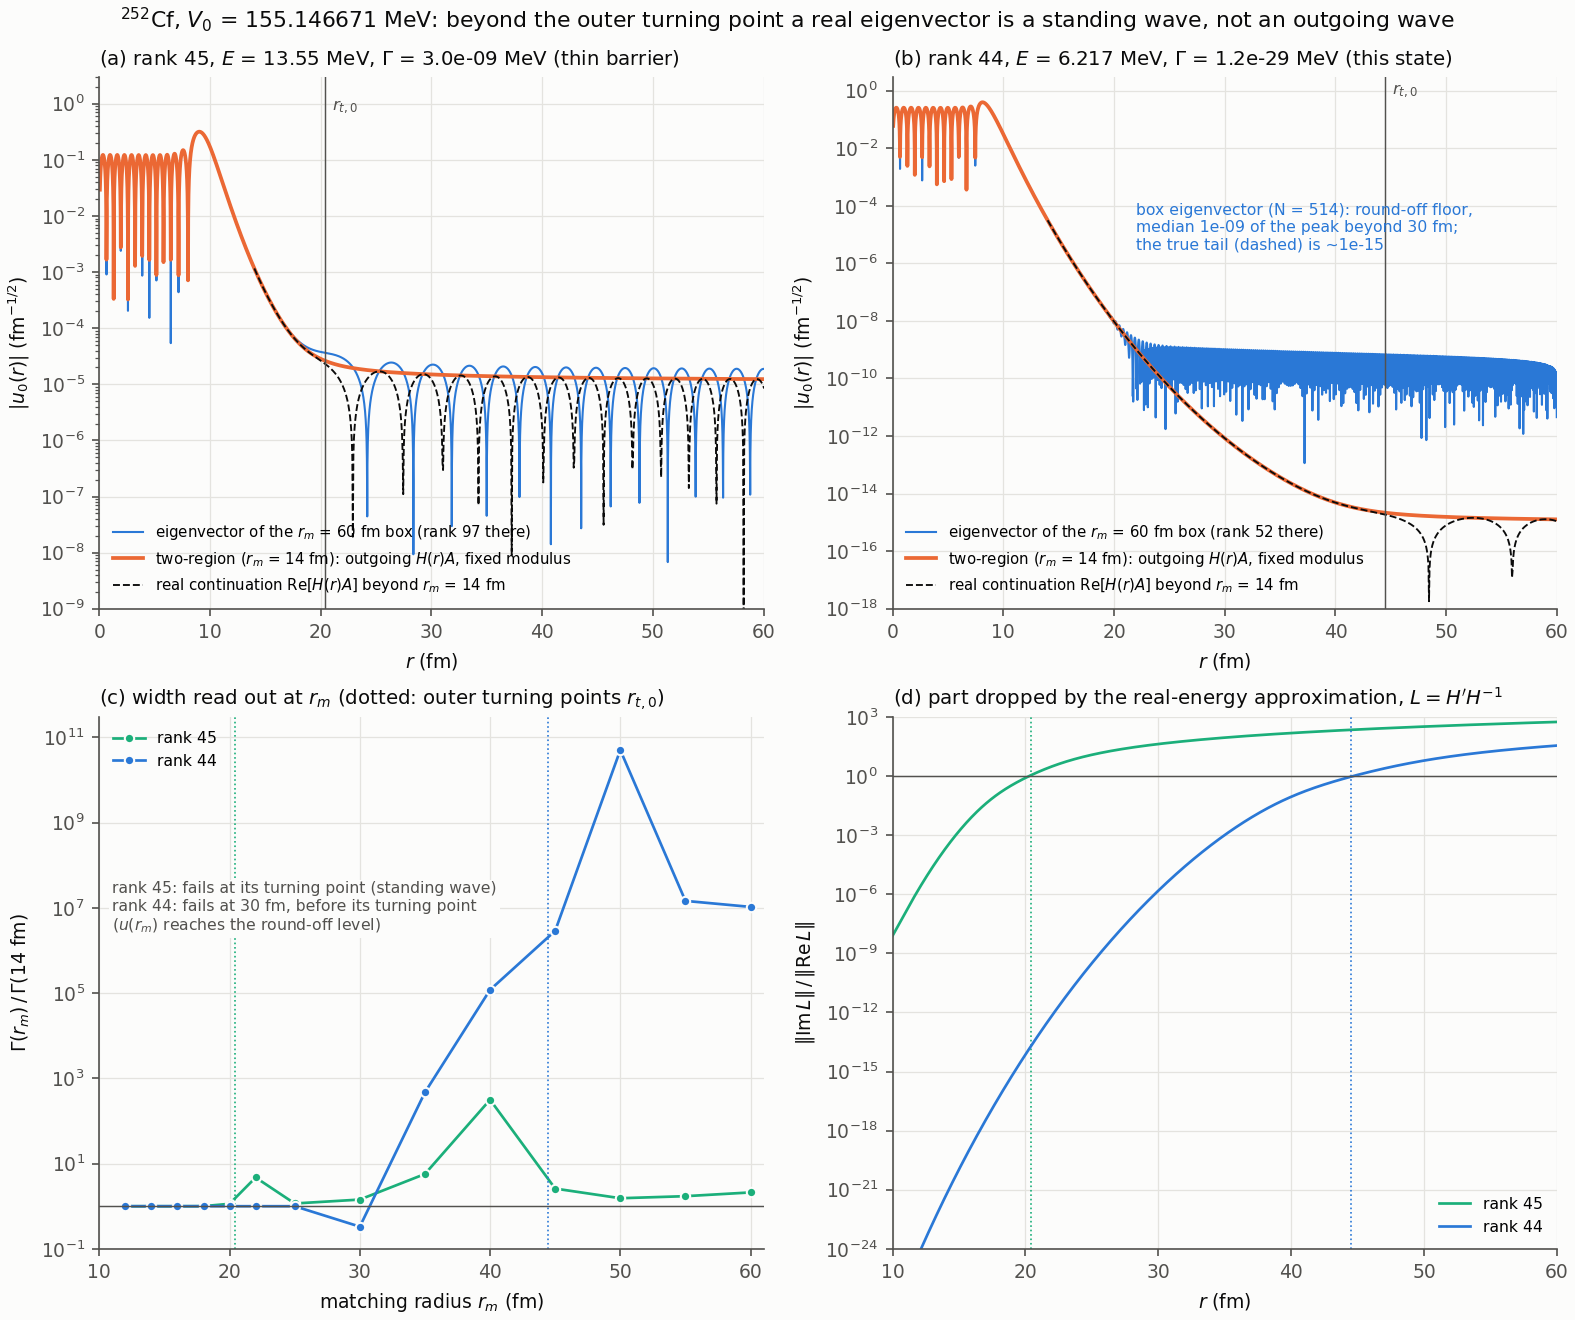

This figure's Python source:
"""匹配半径越过外转折点（r_m 很大）时特征值法给出什么：外转折点之外是驻波，既不指数衰减，也不是模固定的出射波（252Cf）。

运行（在 quasibound/ 下）：python3 docs/large_rm.py，约 15 s。输出 docs/large_rm.png 与 docs/large_rm.json。
V0 = 155.146671 MeV 下的两个态：位次 44（本态，E = 6.217 MeV，外转折点 44.5 fm，Γ ~ 1e-29 MeV）与位次 45
（E = 13.55 MeV，外转折点 20.4 fm，势垒薄得多，尾部远高于舍入，可在双精度下看清驻波）。
(a)(b) ℓ=0 分量 |u_0(r)|：r_m = 60 fm 的大盒子本征矢；两段式（r_m = 14 fm）的出射解 H(r)A；本征矢的实数延拓 Re[H(r)A]，
       即 r_m 之外按实解继续积分（与内区实解在 r_m 处值和导数都相同）。
(c) 在 r_m 处读出的 Γ 与 r_m = 14 fm 之比（按参考向量在各 r_m 下选同一个态）。
(d) 实能量近似在 r 处略去的部分 ‖Im L‖/‖Re L‖，L = H'H⁻¹。由复 Wronskian H†H' - H'†H = 2iK（K = diag k_ℓ）守恒，
    Im L = H⁻† K H⁻¹，不经相减，势垒下 1e-22 量级也算得准。
"""
import json
import sys
from pathlib import Path

import matplotlib
matplotlib.use("Agg")
import matplotlib.pyplot as plt
import numpy as np
from numpy.polynomial.legendre import legval

HERE = Path(__file__).resolve().parent
sys.path.insert(0, str(HERE.parent))
from ccrm import Numerics, Potential, System, exterior, mesh, solve

d = json.load(open(HERE.parent / "data" / "252Cf.json"))
s = System(d["Z"], d["A"], tuple(d["beta"]), [lv["E_MeV"] for lv in d["levels"]])
g = Potential.ni_ren(s, 0.0)
V0 = 155.146671
p = Potential(V0, g.R0, g.a)
RANKS, R_BIG = (44, 45), 60.0
RMS = (12, 14, 16, 18, 20, 22, 25, 30, 35, 40, 45, 50, 55, 60)
n14 = Numerics()


def basis(N, a, r):
    """正则化 Lagrange–Legendre 基函数 φ_n(r)，形状 (N, len(r))。"""
    x = mesh(N, a)[0] / a
    r1 = np.atleast_1d(r)[None, :] + 1e-9                            # 避开恰在网格点上的 0/0
    return (((-1.0) ** (N + np.arange(1, N + 1)))[:, None] * r1 / (a * x[:, None]) * np.sqrt(a * x * (1 - x))[:, None]
            * legval(2 * r1 / a - 1, [0] * N + [1]) / (r1 - a * x[:, None]))


def on_mesh(res, nsrc, nbig):
    """把 nsrc 网格上的内区解放到 nbig 网格上（r ≥ nsrc.rm 处取 0），作选态的参考向量。"""
    rb, wb = mesh(nbig.N, nbig.rm)[:2]
    u = np.zeros((4, nbig.N))
    inn = rb < nsrc.rm - 1e-9
    u[:, inn] = res.c.reshape(4, nsrc.N) @ basis(nsrc.N, nsrc.rm, rb[inn])
    v = (u * np.sqrt(nbig.rm * wb)).ravel()
    return v / np.linalg.norm(v)


out, cur = {}, {}
for rank in RANKS:
    r14 = solve(s, p, rank, n14)
    E = r14.Q
    k = np.sqrt((E - s.ex) / s.c)
    eta = s.zz / (2 * s.c * k)
    r_t = (eta + np.sqrt(eta ** 2 + s.l * (s.l + 1))) / k            # 各道外转折点
    ratio, energy = [], []
    for a in RMS:                                                    # 大 r_m：按 r_m = 14 fm 的内区解选同一个态
        nb = Numerics(rm=float(a), N=int(round(120 / 14 * a)), kmax=320)
        rb = solve(s, p, on_mesh(r14, n14, nb), nb)
        ratio.append(rb.gamma.sum() / r14.gamma.sum())
        energy.append(rb.Q)
        if a == R_BIG:
            big, nbig = rb, nb
    ext = exterior(s, p, Numerics(rm=10.0, dr=0.05), E)             # 细网格出射解 H(r)，r = 10 → Rout
    r = ext.r[::-1]
    H, dH = ext.Y[::-1, :4], ext.Y[::-1, 4:]
    A = r14.amp / np.sqrt(1 + r14.info["n_ext"])                    # 两段式的出射振幅（全空间归一）
    u_out = H @ A                                                    # 出射解：r_m 之外的模趋于 |A_ℓ|
    Hinv = np.linalg.inv(H)
    imL = np.einsum("rji,j,rjk->rik", Hinv.conj(), k, Hinv).real     # Im L = H⁻† K H⁻¹（实对称）
    reL = np.einsum("rij,rjk->rik", dH, Hinv).real
    crit = np.linalg.norm(imL, 2, axis=(1, 2)) / np.linalg.norm(reL, 2, axis=(1, 2))
    far = r > r_t.max() + 2                                          # 外转折点外 Im L ~ k，直接相除也准：核对公式
    check = np.max(abs(imL[far] - np.einsum("rij,rjk->rik", dH[far], Hinv[far]).imag)) / np.max(abs(imL[far]))
    rr = np.linspace(0.05, R_BIG - 0.01, 6000)
    cur[rank] = dict(E=E, r_t=r_t, r=r, u_out=u_out[:, 0], u_re=u_out[:, 0].real, crit=crit, ratio=np.array(ratio),
                     rr=rr, u_big=(big.c.reshape(4, nbig.N) @ basis(nbig.N, R_BIG, rr))[0] / np.sqrt(1 + big.info["n_ext"]),
                     ri=np.linspace(0.05, 13.99, 1500))
    cur[rank]["u_in"] = (r14.c.reshape(4, n14.N) @ basis(n14.N, 14.0, cur[rank]["ri"]))[0] / np.sqrt(1 + r14.info["n_ext"])
    tail = (cur[rank]["rr"] > 30)
    floor = float(np.median(abs(cur[rank]["u_big"][tail])) / abs(cur[rank]["u_big"]).max())   # 大盒子本征矢 30 fm 外的中位幅度
    out[rank] = dict(E=E, gamma=r14.gamma.sum(), A=abs(A).tolist(), r_t=r_t.tolist(), big_rank=big.rank, big_N=nbig.N,
                     gamma_ratio=dict(zip(map(str, RMS), map(float, ratio))),
                     energy_spread=float(np.ptp(energy)), big_tail_median=floor, imL_formula_check=float(check),
                     imL_over_reL={str(x): float(np.interp(x, r, crit)) for x in (14, 20, 25, 30, 40)})
    print(f"位次 {rank}：E = {E:.6f} MeV，Γ = {r14.gamma.sum():.3e} MeV，|A_0| = {abs(A[0]):.3e}，外转折点 {r_t[0]:.1f} fm；"
          f"各 r_m 的能量之差 ≤ {np.ptp(energy):.1e} MeV；大盒子本征矢 30 fm 外中位幅度 / 峰值 = {floor:.1e}；"
          f"Im L 公式与直接相除之差（外转折点外）{check:.1e}")
    print("  Γ(r_m)/Γ(14 fm)：" + "，".join(f"{a}: {x:.4g}" for a, x in zip(RMS, ratio)))
    print("  ‖Im L‖/‖Re L‖：" + "，".join(f"{x} fm: {v:.1e}" for x, v in out[rank]["imL_over_reL"].items()))
json.dump(dict(note=__doc__.split("\n")[0], V0=V0, r_big=R_BIG, states={str(k): v for k, v in out.items()}),
          open(HERE / "large_rm.json", "w"), indent=1, ensure_ascii=False)

# ---------- 作图 ----------
INK, MUTED, GRID, BG = "#0b0b0b", "#52514e", "#e4e3df", "#fcfcfb"
C = ["#2a78d6", "#eb6834", "#1baf7a", "#eda100", "#e87ba4"]           # 分类色，按固定顺序使用
plt.rcParams.update({"font.size": 9, "axes.edgecolor": MUTED, "axes.labelcolor": INK, "xtick.color": MUTED, "ytick.color": MUTED,
                     "axes.spines.top": False, "axes.spines.right": False, "axes.facecolor": BG, "axes.grid": True,
                     "grid.color": GRID, "grid.linewidth": 0.6, "axes.titlesize": 9.5, "axes.titlecolor": INK})
fig, ((ax, bx), (cx, dx)) = plt.subplots(2, 2, figsize=(10.5, 8.8), facecolor=BG, layout="constrained")


def wave(axx, rank, title, ylim):
    c = cur[rank]
    big_label = rf"eigenvector of the $r_m$ = {R_BIG:g} fm box (rank {out[rank]['big_rank']} there)"
    axx.semilogy(c["rr"], abs(c["u_big"]), color=C[0], lw=1.0, label=big_label)
    sel = c["r"] >= 14
    axx.semilogy(np.r_[c["ri"], c["r"][sel]], np.r_[abs(c["u_in"]), abs(c["u_out"][sel])], color=C[1], lw=1.8,
                 label=r"two-region ($r_m$ = 14 fm): outgoing $H(r)A$, fixed modulus")
    axx.semilogy(c["r"][sel], abs(c["u_re"][sel]), color=INK, lw=0.9, ls="--",
                 label=r"real continuation Re$[H(r)A]$ beyond $r_m$ = 14 fm")
    axx.axvline(c["r_t"][0], color=MUTED, lw=0.7)
    axx.text(c["r_t"][0] + 0.6, ylim[1] / 4, r"$r_{t,0}$", color=MUTED, fontsize=8)
    axx.set_xlim(0, R_BIG); axx.set_ylim(*ylim)
    axx.set_xlabel(r"$r$ (fm)"); axx.set_ylabel(r"$|u_0(r)|$ (fm$^{-1/2}$)")
    axx.set_title(title, loc="left")
    axx.legend(frameon=False, fontsize=7.2, loc="lower left")


wave(ax, 45, rf"(a) rank 45, $E$ = {cur[45]['E']:.2f} MeV, $\Gamma$ = {out[45]['gamma']:.1e} MeV (thin barrier)", (1e-9, 3))
wave(bx, 44, rf"(b) rank 44, $E$ = {cur[44]['E']:.3f} MeV, $\Gamma$ = {out[44]['gamma']:.1e} MeV (this state)", (1e-18, 3))
bx.text(22, 3e-6, f"box eigenvector (N = {out[44]['big_N']}): round-off floor,\n"
        f"median {out[44]['big_tail_median']:.0e} of the peak beyond 30 fm;\nthe true tail (dashed) is ~1e-15",
        color=C[0], fontsize=7.5)

for rank, color in ((45, C[2]), (44, C[0])):
    cx.semilogy(RMS, cur[rank]["ratio"], "-", color=color, lw=1.3, marker="o", ms=4.5, mec=BG, mew=1.0, label=f"rank {rank}")
    cx.axvline(cur[rank]["r_t"][0], color=color, lw=0.8, ls=":")
    dx.semilogy(cur[rank]["r"], cur[rank]["crit"], color=color, lw=1.3, label=f"rank {rank}")
    dx.axvline(cur[rank]["r_t"][0], color=color, lw=0.8, ls=":")
cx.axhline(1, color=MUTED, lw=0.7)
cx.text(11, 3e6, "rank 45: fails at its turning point (standing wave)\n"
        "rank 44: fails at 30 fm, before its turning point\n" r"($u(r_m)$ reaches the round-off level)", color=MUTED,
        fontsize=7.5, bbox=dict(facecolor=BG, edgecolor="none", pad=1.5))
cx.set_xlim(10, R_BIG + 1); cx.set_ylim(0.1, 3e11)
cx.set_xlabel(r"matching radius $r_m$ (fm)"); cx.set_ylabel(r"$\Gamma(r_m)\,/\,\Gamma(14\ \mathrm{fm})$")
cx.set_title(r"(c) width read out at $r_m$ (dotted: outer turning points $r_{t,0}$)", loc="left")
cx.legend(frameon=False, fontsize=7.5, loc="upper left")
dx.axhline(1, color=MUTED, lw=0.7)
dx.set_xlim(10, R_BIG); dx.set_ylim(1e-24, 1e3)
dx.set_xlabel(r"$r$ (fm)"); dx.set_ylabel(r"$\|\mathrm{Im}\,L\|\,/\,\|\mathrm{Re}\,L\|$")
dx.set_title(r"(d) part dropped by the real-energy approximation, $L=H'H^{-1}$", loc="left")
dx.legend(frameon=False, fontsize=7.5, loc="lower right")
fig.suptitle(r"$^{252}$Cf, $V_0$ = 155.146671 MeV: beyond the outer turning point a real eigenvector is a standing wave, "
             "not an outgoing wave", color=INK, fontsize=10.5)
fig.savefig(HERE / "large_rm.png", dpi=150, facecolor=BG)
print("写出 docs/large_rm.png、docs/large_rm.json")
